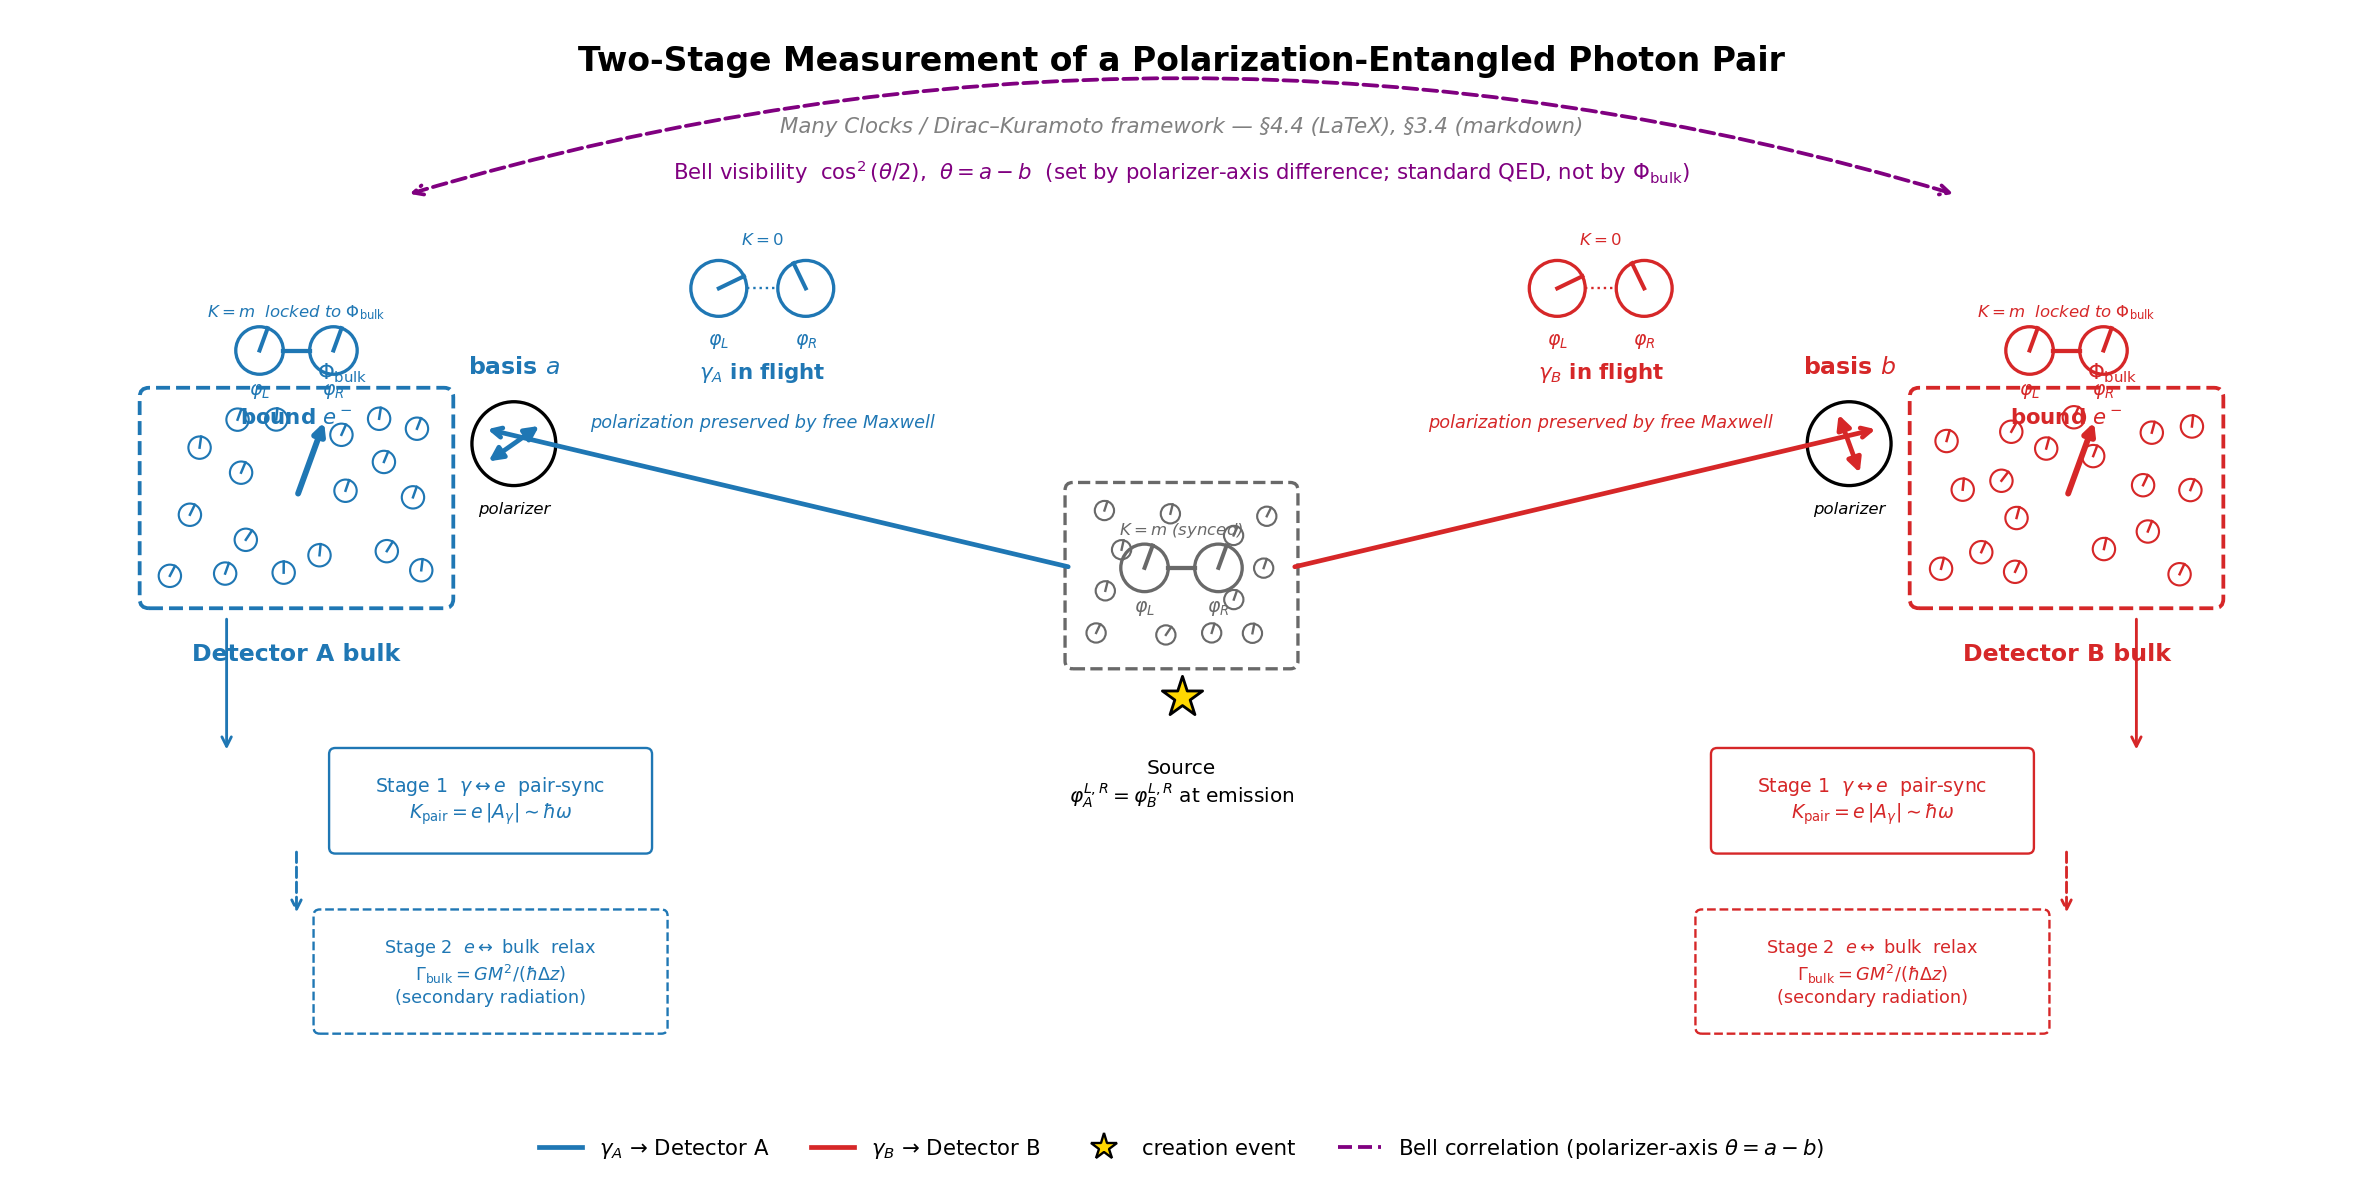

Recreate this plot in Python.
"""
entangled_pair_two_stage.py
---------------------------

Schematic illustration of the two-stage measurement of an entangled photon
pair, in the Many Clocks / Dirac-Kuramoto framework (Paper §4.4 LaTeX,
§3.4 markdown).

Layout, left to right:
  * Detector A (bulk, polarizer angle a, bulk phase Φ_bulk^A)
  * Photon γ_A in flight (chiral clocks φ_L, φ_R, decoupled because K=0)
  * Creation event (synchronized chiral clocks: φ_A = φ_B)
  * Photon γ_B in flight (chiral clocks decoupled, K=0)
  * Detector B (bulk, polarizer angle b, bulk phase Φ_bulk^B)

At each detector, two stages are labelled:
  Stage 1 (pair-sync, K_pair = e|A_γ| ~ ℏω): γ ↔ bulk-bound electron e.
  Stage 2 (bulk relax, Γ_bulk = GM²/(ℏΔz)): e ↔ lattice; secondary radiation.

The cos²(θ/2) Bell visibility is built in Stage 1, because the bulk-bound
electron arrives carrying Φ_bulk (the polarizer's basis orientation) and the
photon (K=0) adopts that reference at the vertex.
"""

import numpy as np
import matplotlib.pyplot as plt
from matplotlib.patches import Circle, FancyBboxPatch
from matplotlib.lines import Line2D


def draw_clock(ax, x, y, phi, r=0.18, color="black", lw=1.4):
    """A small dial: circle + radial hand at angle phi."""
    ax.add_patch(Circle((x, y), r, fill=False, edgecolor=color, lw=lw))
    ax.plot([x, x + r * np.cos(phi)],
            [y, y + r * np.sin(phi)],
            color=color, lw=lw + 0.3)


def draw_spinor(ax, x, y, phi_L, phi_R, color, label=None, decoupled=False,
                K_label=None, scale=1.0):
    """Two chiral clocks side by side. If decoupled (m=0 photon), draw with a
    'broken' dotted link; otherwise draw a solid link to indicate L-R sync.

    A synchronized spinor has phi_L == phi_R (same hand direction). A
    decoupled photon has independent phi_L, phi_R."""
    r = 0.18 * scale
    dx = 0.28 * scale
    draw_clock(ax, x - dx, y, phi_L, r=r, color=color)
    draw_clock(ax, x + dx, y, phi_R, r=r, color=color)
    ax.text(x - dx, y - (r + 0.18) * scale, r"$\varphi_L$", ha="center",
            fontsize=8, color=color)
    ax.text(x + dx, y - (r + 0.18) * scale, r"$\varphi_R$", ha="center",
            fontsize=8, color=color)
    # link between L and R
    if decoupled:
        ax.plot([x - 0.10 * scale, x + 0.10 * scale], [y, y], color=color,
                lw=1.0, linestyle=":")
    else:
        ax.plot([x - 0.10 * scale, x + 0.10 * scale], [y, y],
                color=color, lw=1.8)
    # K label above
    if K_label is not None:
        ax.text(x, y + (r + 0.10) * scale, K_label, ha="center",
                fontsize=7, color=color, style="italic")
    if label is not None:
        ax.text(x, y - (r + 0.40) * scale, label, ha="center",
                fontsize=9, color=color, fontweight="bold")


def draw_detector(ax, cx, cy, color, polarizer_phi, name):
    """Bulk = many small atoms locked to a common Φ_bulk. A subset of
    the atoms is drawn as tiny synchronized clocks (with small angular
    jitter to convey realistic imperfect sync). The locked direction is
    shown with a thick central Φ_bulk arrow."""
    rng = np.random.default_rng(73 if cx < 0 else 91)

    # bulk atoms drawn as synchronized mini-clocks (no faceless discs).
    # Hands point ~along polarizer_phi with small Gaussian jitter
    # (sigma ~ 7 deg) to indicate realistic imperfect synchronization.
    n_clocks = 18
    placed = []
    attempts = 0
    while len(placed) < n_clocks and attempts < 800:
        attempts += 1
        dx, dy = rng.uniform(-0.82, 0.82), rng.uniform(-0.52, 0.52)
        # avoid the central Φ_bulk arrow region
        if dx * dx + dy * dy < 0.10:
            continue
        # avoid overlapping previously placed mini-clocks
        if any((dx - px) ** 2 + (dy - py) ** 2 < 0.062
               for (px, py) in placed):
            continue
        placed.append((dx, dy))

    for dx, dy in placed:
        phi = polarizer_phi + np.deg2rad(rng.normal(0.0, 7.0))
        rr = 0.072
        ax.add_patch(Circle((cx + dx, cy + dy), rr,
                            fill=False, edgecolor=color, lw=0.9))
        ax.plot([cx + dx, cx + dx + rr * np.cos(phi)],
                [cy + dy, cy + dy + rr * np.sin(phi)],
                color=color, lw=1.05)

    # bulk envelope
    ax.add_patch(FancyBboxPatch((cx - 0.95, cy - 0.65), 1.9, 1.3,
                                 boxstyle="round,pad=0.06",
                                 edgecolor=color, facecolor="none",
                                 lw=1.6, linestyle="--"))
    # bulk phase arrow (Φ_bulk)
    ax.annotate("", xy=(cx + 0.55 * np.cos(polarizer_phi),
                        cy + 0.55 * np.sin(polarizer_phi)),
                xytext=(cx, cy),
                arrowprops=dict(arrowstyle="-|>", color=color, lw=2.5))
    ax.text(cx + 0.86 * np.cos(polarizer_phi),
            cy + 0.86 * np.sin(polarizer_phi),
            r"$\Phi_{\rm bulk}$", color=color, fontsize=9,
            ha="center", va="center")
    # name + polarizer label
    ax.text(cx, cy - 1.05, name, ha="center", fontsize=10,
            fontweight="bold", color=color)


# --------------------------------------------------------------------- #
fig, ax = plt.subplots(figsize=(14, 7.2))
ax.set_xlim(-7.5, 7.5)
ax.set_ylim(-3.4, 3.6)
ax.set_aspect("equal")
ax.axis("off")

# title
ax.text(0, 3.25,
        "Two-Stage Measurement of a Polarization-Entangled Photon Pair",
        ha="center", fontsize=14, fontweight="bold")
ax.text(0, 2.85,
        "Many Clocks / Dirac–Kuramoto framework — §4.4 (LaTeX), §3.4 (markdown)",
        ha="center", fontsize=9, style="italic", color="gray")

# --------------- Source (creation point) ---------------
# small source bulk: synchronized mini-clocks (matching detector style)
src_rng = np.random.default_rng(5)
phi_src = np.deg2rad(70)
src_placed = []
src_attempts = 0
while len(src_placed) < 12 and src_attempts < 600:
    src_attempts += 1
    dx, dy = src_rng.uniform(-0.55, 0.55), src_rng.uniform(-0.42, 0.42)
    # avoid the central source spinor region
    if dx * dx + dy * dy < 0.13:
        continue
    if any((dx - px) ** 2 + (dy - py) ** 2 < 0.060
           for (px, py) in src_placed):
        continue
    src_placed.append((dx, dy))
for dx, dy in src_placed:
    phi_a = phi_src + np.deg2rad(src_rng.normal(0.0, 7.0))
    rr = 0.062
    ax.add_patch(Circle((dx, dy), rr, fill=False,
                        edgecolor="dimgray", lw=0.9))
    ax.plot([dx, dx + rr * np.cos(phi_a)],
            [dy, dy + rr * np.sin(phi_a)],
            color="dimgray", lw=1.0)
ax.add_patch(FancyBboxPatch((-0.7, -0.55), 1.4, 1.1,
                             boxstyle="round,pad=0.05",
                             edgecolor="dimgray", facecolor="none",
                             lw=1.4, linestyle="--"))
# synchronized chiral clocks INSIDE the source: phi_L = phi_R
draw_spinor(ax, 0, 0.05, phi_src, phi_src, color="dimgray",
            scale=0.85, K_label=r"$K=m$ (synced)")
# emission burst marker (gold star) just below the spinor
ax.scatter([0], [-0.78], s=320, marker="*",
           color="gold", edgecolors="black", lw=1.2, zorder=10)
ax.text(0, -1.18,
        "Source\n"
        r"$\varphi_A^{L,R}=\varphi_B^{L,R}$ at emission",
        ha="center", fontsize=8.5, va="top")

# worldlines (light cones in flat representation)
for sign, color in [(-1, "tab:blue"), (+1, "tab:red")]:
    ax.annotate("", xy=(sign * 4.5, 0.95), xytext=(sign * 0.7, 0.05),
                arrowprops=dict(arrowstyle="->", color=color, lw=2))

# --------------- In-flight photons (K=0, decoupled) ---------------
common_phi_L, common_phi_R = 0.45, 0.45 + np.pi / 2  # decoupled (K=0)
draw_spinor(ax, -2.7, 1.85, common_phi_L, common_phi_R,
            color="tab:blue", label=r"$\gamma_A$ in flight",
            decoupled=True, K_label=r"$K=0$")
draw_spinor(ax, 2.7, 1.85, common_phi_L, common_phi_R,
            color="tab:red", label=r"$\gamma_B$ in flight",
            decoupled=True, K_label=r"$K=0$")
ax.text(-2.7, 0.95, r"polarization preserved by free Maxwell",
        ha="center", fontsize=7.5, style="italic", color="tab:blue")
ax.text(2.7, 0.95, r"polarization preserved by free Maxwell",
        ha="center", fontsize=7.5, style="italic", color="tab:red")

# --------------- Detectors ---------------
# Bulk Φ_bulk is a TIME-phase, approximately universal across the source
# and both detectors (shared gravitational environment + environmental
# thermalization). Both detector bulks therefore lock to the same Φ as
# the source (~70°), with σ ≈ 7° jitter.
phi_bulk_universal = phi_src  # = 70°
draw_detector(ax, -5.7, 0.5, "tab:blue",
              polarizer_phi=phi_bulk_universal,
              name=r"Detector A bulk")
draw_detector(ax, 5.7, 0.5, "tab:red",
              polarizer_phi=phi_bulk_universal,
              name=r"Detector B bulk")

# bound-electron spinor at each detector: synchronized clocks oriented
# along the universal Phi_bulk direction (NOT the polarizer angle)
draw_spinor(ax, -5.7, 1.45, phi_bulk_universal, phi_bulk_universal,
            color="tab:blue", scale=0.85, label=r"bound $e^-$",
            K_label=r"$K=m$  locked to $\Phi_{\rm bulk}$")
draw_spinor(ax, 5.7, 1.45, phi_bulk_universal, phi_bulk_universal,
            color="tab:red", scale=0.85, label=r"bound $e^-$",
            K_label=r"$K=m$  locked to $\Phi_{\rm bulk}$")

# --------------- Polarizers (basis selectors) ---------------
# Polarizer = aperture circle with a double-headed transmission-axis
# arrow. The polarizer's mechanical orientation defines the measurement
# basis -- a direction in the photon's polarization Hilbert space, NOT
# in the chiral-clock phase. cos^2(theta/2) Bell visibility comes from
# the polarizer-axis difference (standard QED), not from Phi_bulk.
def draw_polarizer(ax, cx, cy, axis_phi, color, basis_label):
    r = 0.27
    ax.add_patch(Circle((cx, cy), r, fill=False,
                        edgecolor="black", lw=1.4))
    dxa, dya = r * 0.85 * np.cos(axis_phi), r * 0.85 * np.sin(axis_phi)
    ax.annotate("", xy=(cx + dxa, cy + dya),
                xytext=(cx - dxa, cy - dya),
                arrowprops=dict(arrowstyle="<|-|>", color=color,
                                lw=2.0, mutation_scale=12))
    ax.text(cx, cy + r + 0.18, basis_label, ha="center",
            fontsize=10, fontweight="bold", color=color)
    ax.text(cx, cy - r - 0.18, "polarizer", ha="center",
            fontsize=7, style="italic", color="black")


pol_a = np.deg2rad(35)
pol_b = np.deg2rad(110)
draw_polarizer(ax, -4.30, 0.85, pol_a, "tab:blue", r"basis $a$")
draw_polarizer(ax, 4.30, 0.85, pol_b, "tab:red", r"basis $b$")

# Stage 1 box (pair-sync) at each detector
def stage1_box(x_left, x_right, y, color):
    ax.add_patch(FancyBboxPatch((x_left, y - 0.30),
                                 x_right - x_left, 0.60,
                                 boxstyle="round,pad=0.04",
                                 edgecolor=color, facecolor="white",
                                 lw=1.0))
    ax.text((x_left + x_right) / 2, y,
            "Stage 1  $\\gamma\\leftrightarrow e$  pair-sync\n"
            r"$K_{\rm pair} = e\,|A_\gamma|\sim\hbar\omega$",
            ha="center", va="center", fontsize=8, color=color)


stage1_box(-5.45, -3.45, -1.45, "tab:blue")
stage1_box(3.45, 5.45, -1.45, "tab:red")

# Stage 2 box (bulk relax) below Stage 1
def stage2_box(x_left, x_right, y, color):
    ax.add_patch(FancyBboxPatch((x_left, y - 0.36),
                                 x_right - x_left, 0.72,
                                 boxstyle="round,pad=0.04",
                                 edgecolor=color, facecolor="white",
                                 lw=1.0, linestyle="--"))
    ax.text((x_left + x_right) / 2, y,
            "Stage 2  $e\\leftrightarrow$ bulk  relax\n"
            r"$\Gamma_{\rm bulk}=GM^2/(\hbar\Delta z)$"
            "\n(secondary radiation)",
            ha="center", va="center", fontsize=7.5, color=color)


stage2_box(-5.55, -3.35, -2.55, "tab:blue")
stage2_box(3.35, 5.55, -2.55, "tab:red")

# arrows from photon arrival → Stage 1, Stage 1 → Stage 2
for cx, color in [(-5.7, "tab:blue"), (5.7, "tab:red")]:
    ax.annotate("", xy=(cx + 0.45 * np.sign(cx), -1.15),
                xytext=(cx + 0.45 * np.sign(cx), -0.25),
                arrowprops=dict(arrowstyle="->", color=color, lw=1.2))
    ax.annotate("", xy=(cx, -2.20), xytext=(cx, -1.75),
                arrowprops=dict(arrowstyle="->", color=color,
                                lw=1.2, linestyle="dashed"))

# Bell-correlation arc connecting the two detection events at the top
ax.annotate("", xy=(5.0, 2.45), xytext=(-5.0, 2.45),
            arrowprops=dict(arrowstyle="<->", color="purple",
                            lw=1.6, linestyle="--",
                            connectionstyle="arc3,rad=-0.15"))
ax.text(0, 2.55,
        r"Bell visibility  $\cos^2(\theta/2)$,  $\theta = a-b$  "
        r"(set by polarizer-axis difference; standard QED, "
        r"not by $\Phi_{\rm bulk}$)",
        ha="center", fontsize=9, color="purple")

# legend (at bottom)
legend_elems = [
    Line2D([0], [0], color="tab:blue", lw=2, label=r"$\gamma_A$ → Detector A"),
    Line2D([0], [0], color="tab:red", lw=2, label=r"$\gamma_B$ → Detector B"),
    Line2D([0], [0], color="black", lw=0,
           marker="*", markerfacecolor="gold", markersize=12,
           label="creation event"),
    Line2D([0], [0], color="purple", lw=1.6, linestyle="--",
           label="Bell correlation (polarizer-axis $\\theta=a-b$)"),
]
ax.legend(handles=legend_elems, loc="lower center",
          bbox_to_anchor=(0.5, -0.07), ncol=4,
          frameon=False, fontsize=9)

plt.tight_layout()
out = "entangled_pair_two_stage.png"
plt.savefig(out, dpi=170, bbox_inches="tight")
print(f"saved {out}")
